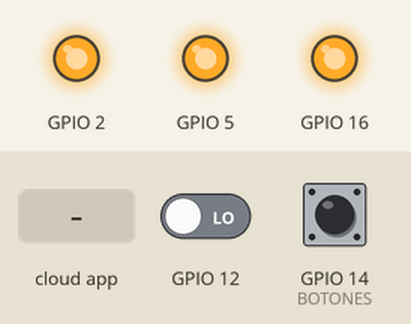
Bench run of a sketch on a simulated ESP8266 (NodeMCU). Parts: output pins drawn as LEDs (lit = HIGH). The test bench sets the inputs (shaded band); at power-on: GPIO 12 LOW, GPIO 14 (BOTONES) LOW. WiFi joins after 1.5 s; servers stay silent unless stated; the Firebase database answers and starts empty; what the sketch prints to the serial monitor is not drawn.

Above: at 2.7 s.
2.8 s: GPIO 12 driven HIGH
At 4.8 s:
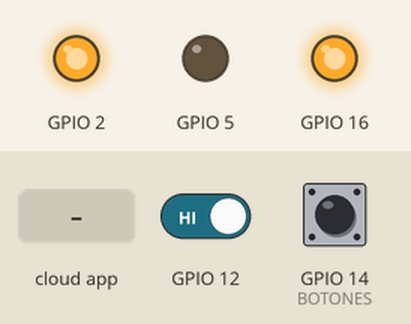
5.1 s: GPIO 14 (BOTONES) pulled HIGH for 0.45 s
At 5.9 s:
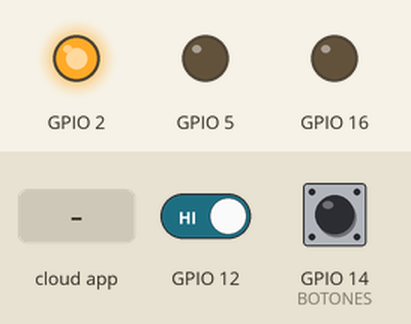
7.8 s: GPIO 14 (BOTONES) pulled HIGH for 3.2 s
At 12.7 s:
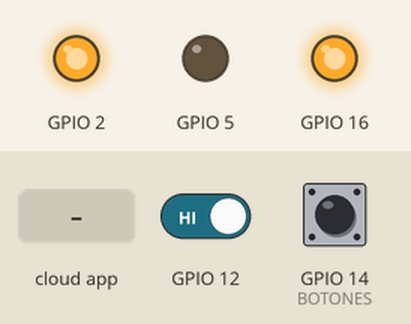
13.0 s: GPIO 12 driven LOW
At 14.4 s:
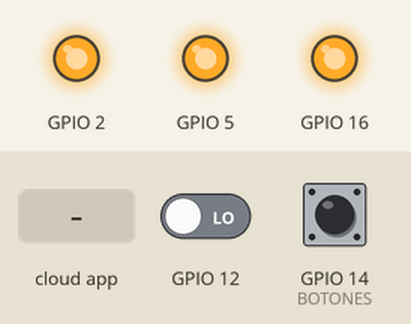
14.8 s: the phone or cloud app sets led1 to 25
At 15.9 s:
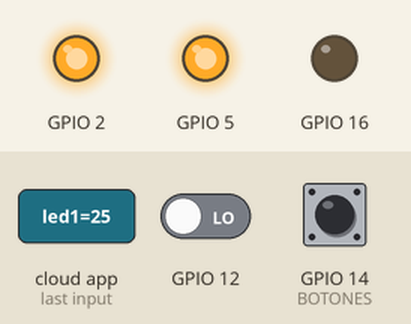
Timing chart, 0 to 17.8 s (numbered marks = the images above; inputs shaded):
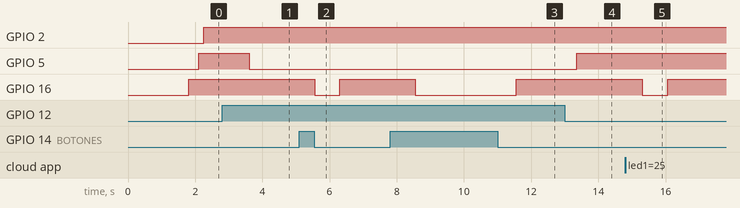

Measured:
- after the input at 2.8 s, GPIO 5: HIGH → LOW after 0.80 s
- after the input at 5.1 s, GPIO 16: HIGH → LOW after 0.46 s, → HIGH 0.75 s later
- after the input at 7.8 s, GPIO 16: HIGH → LOW after 0.76 s, → HIGH 3.0 s later
- after the input at 13.0 s, GPIO 5: LOW → HIGH after 0.36 s
- after the input at 14.8 s, GPIO 16: HIGH → LOW after 0.51 s, → HIGH 0.75 s later

The sketch:

FirebaseDemo_Foquitos.ino
```cpp
// (licence header left out)
// FirebaseDemo_ESP8266 is a sample that demo the different functions
// of the FirebaseArduino API.

#include <ESP8266WiFi.h>
#include <FirebaseArduino.h>

// Set these to run example.
#define FIREBASE_HOST "periodico-1526305808923.firebaseio.com"
#define FIREBASE_AUTH "dXPG7cRyS5OmAenCsnIK9QABNjuRwdQRXLKK66Mj"
#define WIFI_SSID "COMTECO-N2840396"
#define WIFI_PASSWORD "DIMQR13816"


void setup() {
  Serial.begin(9600);

  // connect to wifi.
  WiFi.begin(WIFI_SSID, WIFI_PASSWORD);
  Serial.print("connecting");
  while (WiFi.status() != WL_CONNECTED) {
    Serial.print(".");
    delay(500);
  }
  Serial.println();
  Serial.print("connected: ");
  Serial.println(WiFi.localIP());

  Firebase.begin(FIREBASE_HOST, FIREBASE_AUTH);

  pinMode(2, OUTPUT);

  pinMode(16, OUTPUT);
  pinMode(5, OUTPUT);

  pinMode(14, INPUT); //BOTONES
  pinMode(12, INPUT);
}

int n = 0;
int estado=0;
int estado2=0;

void loop() {
  estado=digitalRead(14);
  Firebase.setFloat("led1", estado);
  // handle error
  if (Firebase.failed()) {
      Serial.print("setting /number failed:");
      Serial.println(Firebase.error());
      return;
  }

  // leds
  if(Firebase.getFloat("led1"))
  {
    digitalWrite(16, LOW);
  }
  else{
    digitalWrite(16, HIGH);
  }

  estado2=digitalRead(12);
  Firebase.setFloat("led2", estado2);
  // handle error
  if (Firebase.failed()) {
      Serial.print("setting /number failed:");
      Serial.println(Firebase.error());
      return;
  }

  // leds
  if(Firebase.getFloat("led2"))
  {
    digitalWrite(5, LOW);
  }
  else{
    digitalWrite(5, HIGH);
  }

   // get value
  if(Firebase.getFloat("led"))
  {
    digitalWrite(2, LOW);
  }
  else{
    digitalWrite(2, HIGH);
  }

  // set value
  /*Firebase.setFloat("number", 7);
  // handle error
  if (Firebase.failed()) {
      Serial.print("setting /number failed:");
      Serial.println(Firebase.error());
      return;
  }
  delay(500);

  // update value
  Firebase.setFloat("number", 27.0);
  // handle error
  if (Firebase.failed()) {
      Serial.print("setting /number failed:");
      Serial.println(Firebase.error());
      return;
  }

  /*delay(500);

 //hola mundo xdxd v2
  // remove value
  Firebase.remove("number");
  delay(100);

  // set string value
  Firebase.setString("message", "Alex7 Tutoriales");
  // handle error
  if (Firebase.failed()) {
      Serial.print("setting /message failed:");
      Serial.println(Firebase.error());
      return;
  }
  delay(500);


  // set string value
  Firebase.setString("message", "Suscribete");
  // handle error
  if (Firebase.failed()) {
      Serial.print("setting /message failed:");
      Serial.println(Firebase.error());
      return;
  }
  delay(500);

  // set bool value
  Firebase.setBool("truth", false);
  // handle error
  if (Firebase.failed()) {
      Serial.print("setting /truth failed:");
      Serial.println(Firebase.error());
      return;
  }
  delay(1000);

  // append a new value to /logs
  String name = Firebase.pushInt("logs", n++);
  // handle error
  if (Firebase.failed()) {
      Serial.print("pushing /logs failed:");
      Serial.println(Firebase.error());
      return;
  }
  Serial.print("pushed: /logs/");
  Serial.println(name);
  delay(1000);*/

}
```
